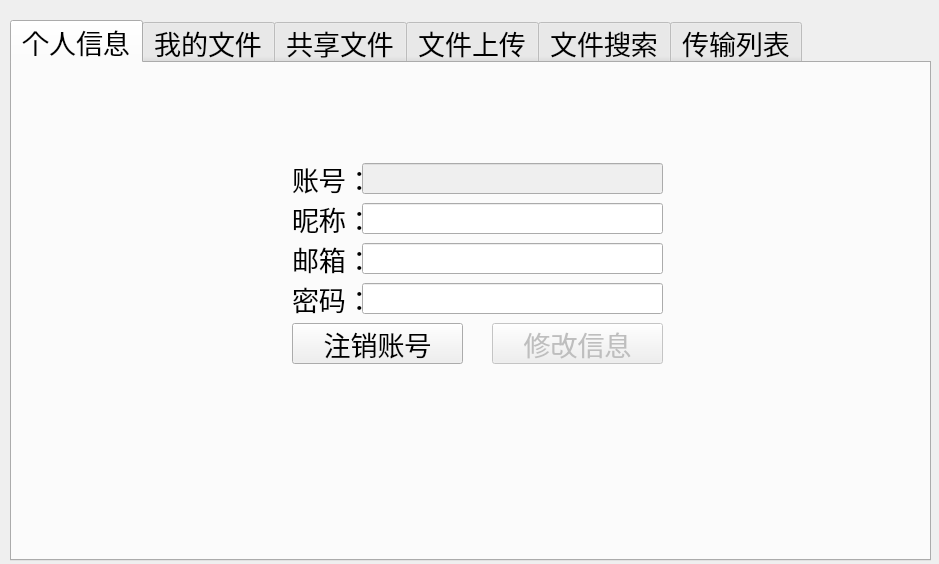
<?xml version="1.0" encoding="UTF-8"?>
<ui version="4.0">
 <class>clientWidget</class>
 <widget class="QWidget" name="clientWidget">
  <property name="geometry">
   <rect>
    <x>0</x>
    <y>0</y>
    <width>939</width>
    <height>564</height>
   </rect>
  </property>
  <property name="font">
   <font>
    <pointsize>20</pointsize>
   </font>
  </property>
  <property name="windowTitle">
   <string>云存储平台</string>
  </property>
  <widget class="QTabWidget" name="tabWidget">
   <property name="geometry">
    <rect>
     <x>10</x>
     <y>20</y>
     <width>921</width>
     <height>541</height>
    </rect>
   </property>
   <property name="currentIndex">
    <number>0</number>
   </property>
   <widget class="QWidget" name="personInfo">
    <attribute name="title">
     <string>个人信息</string>
    </attribute>
    <widget class="QLabel" name="label">
     <property name="geometry">
      <rect>
       <x>280</x>
       <y>140</y>
       <width>71</width>
       <height>31</height>
      </rect>
     </property>
     <property name="text">
      <string>昵称：</string>
     </property>
    </widget>
    <widget class="QLabel" name="label_2">
     <property name="geometry">
      <rect>
       <x>280</x>
       <y>100</y>
       <width>71</width>
       <height>31</height>
      </rect>
     </property>
     <property name="text">
      <string>账号：</string>
     </property>
    </widget>
    <widget class="QLabel" name="label_3">
     <property name="geometry">
      <rect>
       <x>280</x>
       <y>180</y>
       <width>71</width>
       <height>31</height>
      </rect>
     </property>
     <property name="text">
      <string>邮箱：</string>
     </property>
    </widget>
    <widget class="QPushButton" name="logoutButton">
     <property name="geometry">
      <rect>
       <x>280</x>
       <y>260</y>
       <width>171</width>
       <height>41</height>
      </rect>
     </property>
     <property name="text">
      <string>注销账号</string>
     </property>
    </widget>
    <widget class="QPushButton" name="modInfoButton">
     <property name="enabled">
      <bool>false</bool>
     </property>
     <property name="geometry">
      <rect>
       <x>480</x>
       <y>260</y>
       <width>171</width>
       <height>41</height>
      </rect>
     </property>
     <property name="text">
      <string>修改信息</string>
     </property>
    </widget>
    <widget class="QLineEdit" name="personIDEdit">
     <property name="enabled">
      <bool>false</bool>
     </property>
     <property name="geometry">
      <rect>
       <x>350</x>
       <y>100</y>
       <width>301</width>
       <height>31</height>
      </rect>
     </property>
    </widget>
    <widget class="QLineEdit" name="personNameEdit">
     <property name="enabled">
      <bool>true</bool>
     </property>
     <property name="geometry">
      <rect>
       <x>350</x>
       <y>140</y>
       <width>301</width>
       <height>31</height>
      </rect>
     </property>
    </widget>
    <widget class="QLineEdit" name="personMailEdit">
     <property name="geometry">
      <rect>
       <x>350</x>
       <y>180</y>
       <width>301</width>
       <height>31</height>
      </rect>
     </property>
    </widget>
    <widget class="QLabel" name="label_4">
     <property name="geometry">
      <rect>
       <x>280</x>
       <y>220</y>
       <width>71</width>
       <height>31</height>
      </rect>
     </property>
     <property name="text">
      <string>密码：</string>
     </property>
    </widget>
    <widget class="QLineEdit" name="personPasswordEdit">
     <property name="geometry">
      <rect>
       <x>350</x>
       <y>220</y>
       <width>301</width>
       <height>31</height>
      </rect>
     </property>
     <property name="text">
      <string/>
     </property>
     <property name="echoMode">
      <enum>QLineEdit::Password</enum>
     </property>
    </widget>
   </widget>
   <widget class="QWidget" name="fileList">
    <attribute name="title">
     <string>我的文件</string>
    </attribute>
    <widget class="QTableWidget" name="tableWidget_2">
     <property name="geometry">
      <rect>
       <x>0</x>
       <y>0</y>
       <width>911</width>
       <height>501</height>
      </rect>
     </property>
     <property name="maximumSize">
      <size>
       <width>911</width>
       <height>16777215</height>
      </size>
     </property>
    </widget>
   </widget>
   <widget class="QWidget" name="fileList2">
    <attribute name="title">
     <string>共享文件</string>
    </attribute>
    <widget class="QTableWidget" name="tableWidget_3">
     <property name="geometry">
      <rect>
       <x>0</x>
       <y>0</y>
       <width>911</width>
       <height>501</height>
      </rect>
     </property>
     <property name="maximumSize">
      <size>
       <width>911</width>
       <height>16777215</height>
      </size>
     </property>
    </widget>
   </widget>
   <widget class="QWidget" name="fileUpload">
    <attribute name="title">
     <string>文件上传</string>
    </attribute>
    <widget class="QPushButton" name="selectFileButton">
     <property name="geometry">
      <rect>
       <x>600</x>
       <y>80</y>
       <width>221</width>
       <height>61</height>
      </rect>
     </property>
     <property name="text">
      <string>选择本地文件</string>
     </property>
    </widget>
    <widget class="QPushButton" name="uploadFileButton">
     <property name="enabled">
      <bool>false</bool>
     </property>
     <property name="geometry">
      <rect>
       <x>110</x>
       <y>320</y>
       <width>711</width>
       <height>61</height>
      </rect>
     </property>
     <property name="text">
      <string>上传当前文件</string>
     </property>
    </widget>
    <widget class="QLineEdit" name="showFileNameEdit">
     <property name="geometry">
      <rect>
       <x>110</x>
       <y>80</y>
       <width>411</width>
       <height>61</height>
      </rect>
     </property>
     <property name="readOnly">
      <bool>true</bool>
     </property>
    </widget>
    <widget class="QComboBox" name="setauthcomboBox">
     <property name="geometry">
      <rect>
       <x>110</x>
       <y>200</y>
       <width>711</width>
       <height>61</height>
      </rect>
     </property>
     <item>
      <property name="text">
       <string>0(文件权限私有)</string>
      </property>
     </item>
     <item>
      <property name="text">
       <string>1(文件权限共享)</string>
      </property>
     </item>
    </widget>
   </widget>
   <widget class="QWidget" name="fileSearch">
    <attribute name="title">
     <string>文件搜索</string>
    </attribute>
    <widget class="QLineEdit" name="searchEdit">
     <property name="geometry">
      <rect>
       <x>0</x>
       <y>10</y>
       <width>691</width>
       <height>41</height>
      </rect>
     </property>
    </widget>
    <widget class="QPushButton" name="searchButton">
     <property name="enabled">
      <bool>true</bool>
     </property>
     <property name="geometry">
      <rect>
       <x>700</x>
       <y>10</y>
       <width>211</width>
       <height>41</height>
      </rect>
     </property>
     <property name="text">
      <string>搜索</string>
     </property>
    </widget>
    <widget class="QTableWidget" name="tableWidget">
     <property name="geometry">
      <rect>
       <x>0</x>
       <y>50</y>
       <width>911</width>
       <height>451</height>
      </rect>
     </property>
    </widget>
   </widget>
   <widget class="QWidget" name="transList">
    <attribute name="title">
     <string>传输列表</string>
    </attribute>
   </widget>
  </widget>
 </widget>
 <layoutdefault spacing="6" margin="11"/>
 <resources/>
 <connections/>
</ui>
